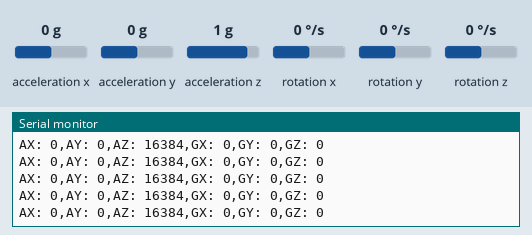
Recording of a sketch running on a simulated Arduino Uno, built with avr-gcc and run on an emulated ATmega328P. On the bench: the last lines printed to the serial monitor. The test bench sets the inputs (shaded band); at power-on: acceleration x 0 g, acceleration y 0 g, acceleration z 1 g, rotation x 0 °/s, rotation y 0 °/s, rotation z 0 °/s.

Above: at 1.2 s.
1.3 s: acceleration x set to -1.4 g
At 1.33 s:
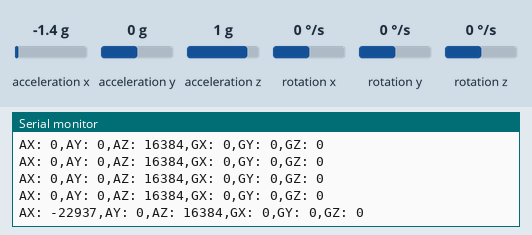
4.3 s: acceleration y set to -1.4 g
At 4.3 s:
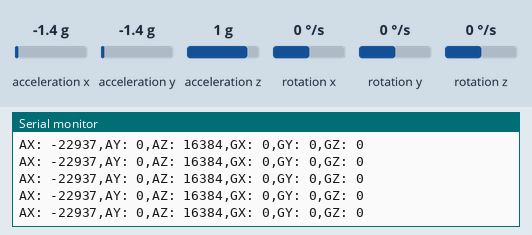
7.3 s: acceleration z set to -1.4 g
At 7.33 s:
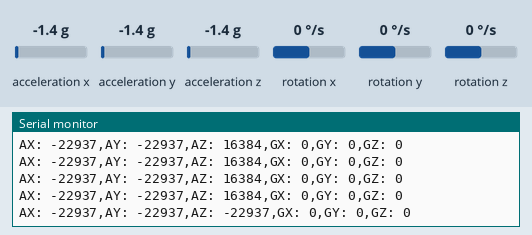
10.3 s: rotation x set to -192 °/s
At 10.42 s:
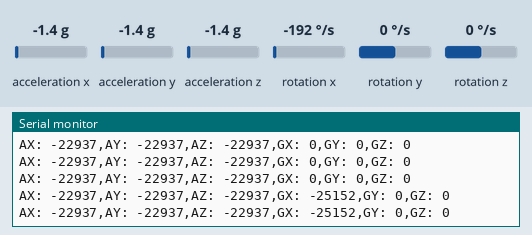
13.3 s: rotation y set to 100 °/s
At 13.38 s:
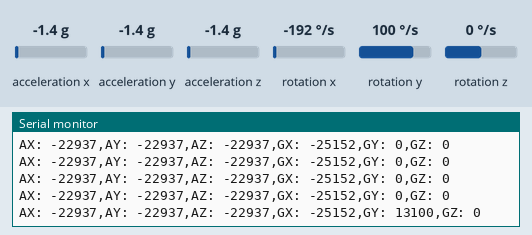
16.3 s: rotation z set to -192 °/s
At 16.43 s:
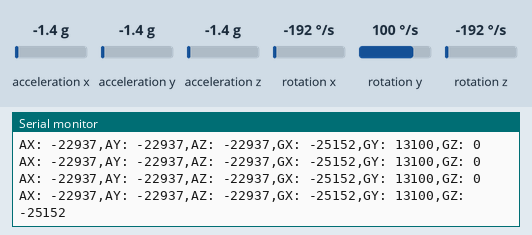

Measured:
- after the input at 1.3 s, the serial monitor: prints a new line at once (image 1)
- after the input at 7.3 s, the serial monitor: prints a new line at once (image 3)
- after the input at 10.3 s, the serial monitor: prints a new line after 0.05 s (image 4)
- after the input at 13.3 s, the serial monitor: prints a new line at once (image 5)
- after the input at 16.3 s, the serial monitor: prints a new line after 0.06 s (image 6)

The sketch:

arduino.ino
```cpp
#include <Wire.h>
#include <MPU6050.h>

MPU6050 mpu;
bool running = true;

void setup() {

  Serial.begin(9600);
  Wire.begin();


  mpu.initialize();


  if (mpu.testConnection()) {
    Serial.println("Conexión exitosa con MPU6050.");
  } else {
    Serial.println("Error al conectar con MPU6050.");
    while (1);
  }
}

void loop() {

  if (running) {
    int16_t ax, ay, az, gx, gy, gz;


    mpu.getAcceleration(&ax, &ay, &az);
    mpu.getRotation(&gx, &gy, &gz);


    Serial.print("AX: ");
    Serial.print(ax);
    Serial.print(",AY: ");
    Serial.print(ay);
    Serial.print(",AZ: ");
    Serial.print(az);
    Serial.print(",GX: ");
    Serial.print(gx);
    Serial.print(",GY: ");
    Serial.print(gy);
    Serial.print(",GZ: ");
    Serial.println(gz);
  }


  if (Serial.available() > 0) {
    char command = Serial.read();
    if (command == 'P') {
      running = false;
    } else if (command == 'R') {
      running = true;
    }
  }

  delay(50);
}
```
